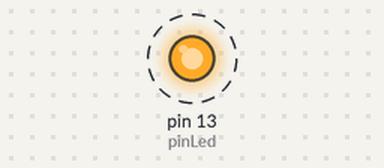
Simulated run of this sketch. Board: Arduino Uno, built with avr-gcc and run on an emulated ATmega328P. Shown: output pins drawn as LEDs (lit = HIGH). Dashed ring = blinking.

Above: at 0.2 s.
Timing chart, 0 to 3.0 s (numbered marks = the images above):
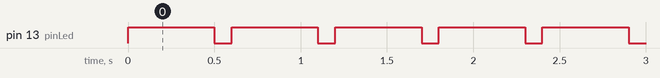

The sketch:

Ej01.ino
```cpp
const int pinLed = 13;

const int tiempoOn = 500;
const int tiempoOff = 100;

void setup() {
    pinMode(pinLed, OUTPUT);
}

void loop() {
    activaLed(pinLed, tiempoOn);
    delay(tiempoOff);
}

void activaLed(int pin, int tiempo) {
    digitalWrite(pinLed, HIGH);
    delay(tiempo);
    digitalWrite(pinLed, LOW);
}
```

Measured:
- by itself, pin 13 (pinLed): alternates HIGH for 0.50 s and LOW for 0.10 s
